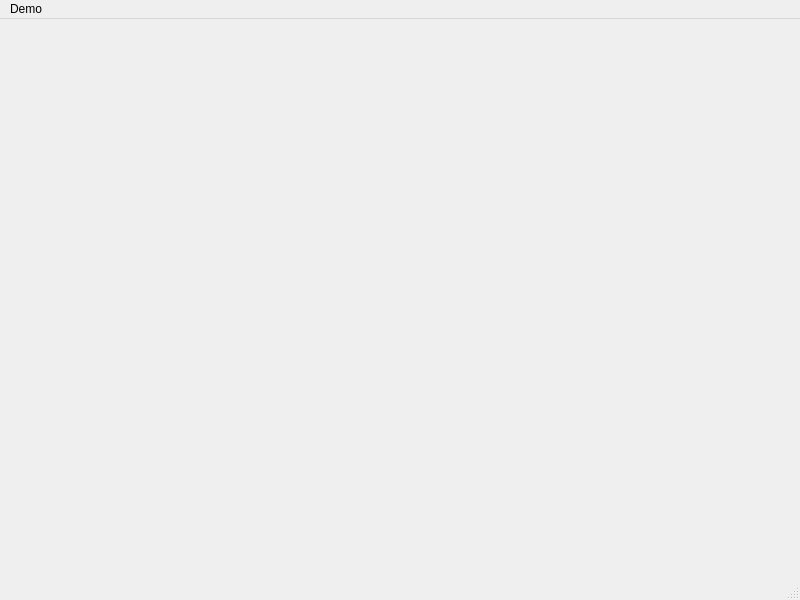
<?xml version="1.0" encoding="UTF-8"?>
<ui version="4.0">
 <class>MainWindow</class>
 <widget class="QMainWindow" name="MainWindow">
  <property name="geometry">
   <rect>
    <x>0</x>
    <y>0</y>
    <width>800</width>
    <height>600</height>
   </rect>
  </property>
  <property name="windowTitle">
   <string>MainWindow</string>
  </property>
  <widget class="QWidget" name="centralwidget"/>
  <widget class="QMenuBar" name="menubar">
   <property name="geometry">
    <rect>
     <x>0</x>
     <y>0</y>
     <width>800</width>
     <height>21</height>
    </rect>
   </property>
   <widget class="QMenu" name="menuDemo">
    <property name="title">
     <string>Demo</string>
    </property>
    <addaction name="actionPrepare_Viewers"/>
    <addaction name="actionDisplay_Axis_Actor"/>
    <addaction name="actionDisplayCube"/>
    <addaction name="actionTest_Switch_Interactor"/>
    <addaction name="actionDescync_Upper_Left_Viewer"/>
   </widget>
   <addaction name="menuDemo"/>
  </widget>
  <widget class="QStatusBar" name="statusbar"/>
  <action name="actionPrepare_Viewers">
   <property name="text">
    <string>Prepare Viewers</string>
   </property>
  </action>
  <action name="actionDisplayCube">
   <property name="text">
    <string>Display Cubes</string>
   </property>
  </action>
  <action name="actionTest_Switch_Interactor">
   <property name="text">
    <string>Test Switch Interactor</string>
   </property>
  </action>
  <action name="actionDescync_Upper_Left_Viewer">
   <property name="text">
    <string>Descync Upper Left Viewer</string>
   </property>
  </action>
  <action name="actionDisplay_Axis_Actor">
   <property name="text">
    <string>Display Axis Actor</string>
   </property>
  </action>
 </widget>
 <resources/>
 <connections/>
</ui>
